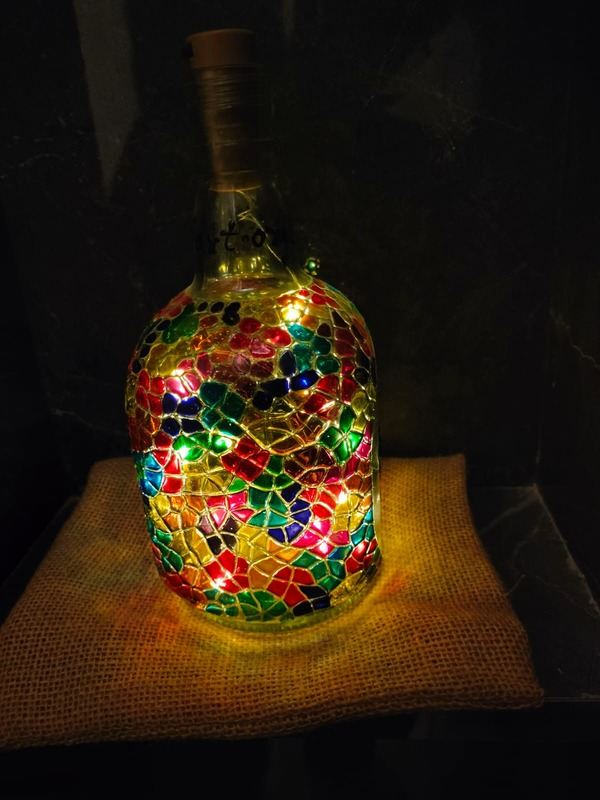
%> input picture computing1/lantern.jpg, 600 x 800 px
$ octave q1_2.m   (GNU Octave 9; MATLAB toolbox functions it lacks are replaced by stand-ins)
%> lines starting %> are read from the running program, lines starting %| are printed output that depends on the picture
% Step 1: Reading the .jpg image
jpgFileName = 'lantern.jpg';
image = imread(jpgFileName);
%> image is the input picture: size 800x600x3 uint8; mean R, G, B 43.6, 30.4, 15

% Step 2: Spliting the image into its color channels
redChannel = image;
greenChannel = image;
blueChannel = image;

% Step 3: Setting all channels except one to zero
redChannel(:, :, 2:3) = 0;  % Sets green and blue channels to zero
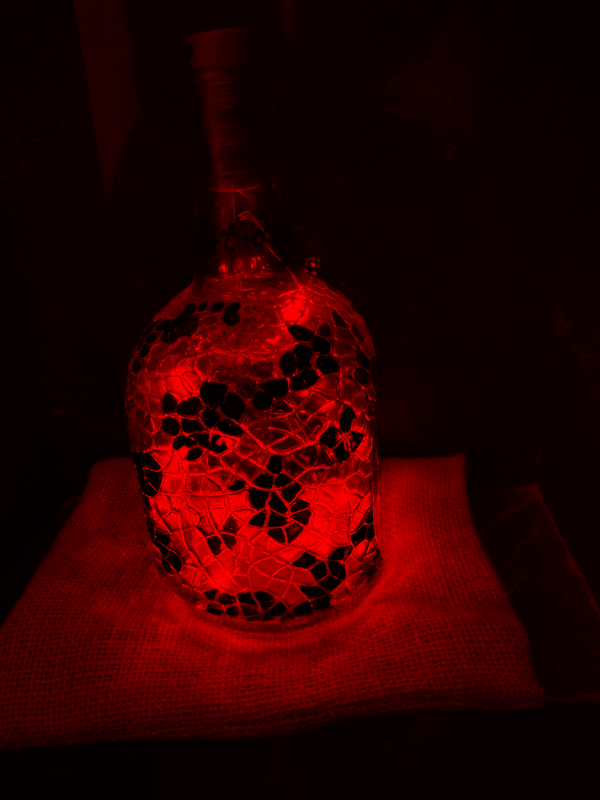
%> redChannel: size 800x600x3 uint8; mean R, G, B 43.6, 0, 0
greenChannel(:, :, [1, 3]) = 0;  % Sets red and blue channels to zero
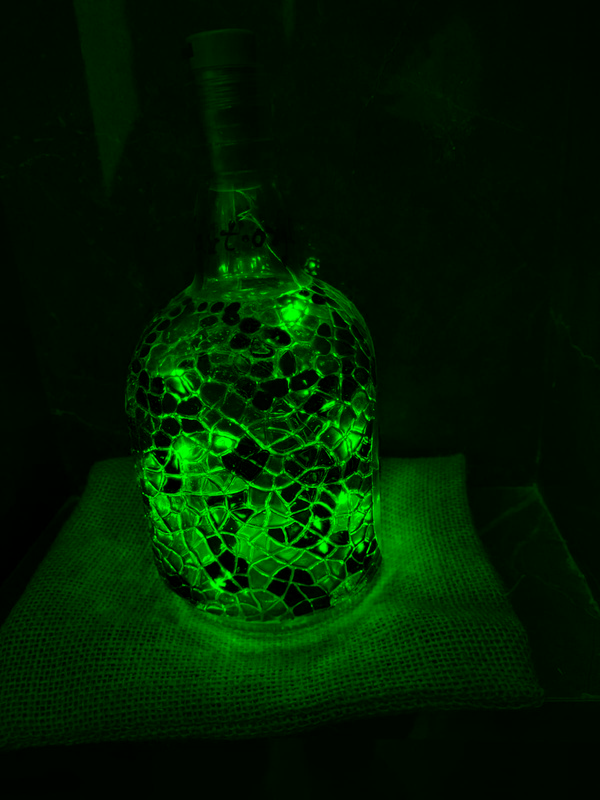
%> greenChannel: size 800x600x3 uint8; mean R, G, B 0, 30.4, 0
blueChannel(:, :, 1:2) = 0;  % Sets red and green channels to zero
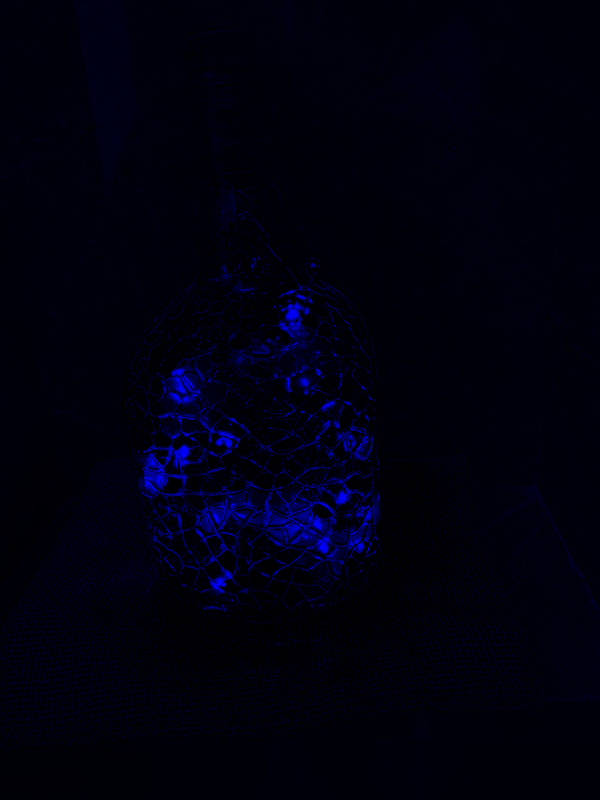
%> blueChannel: size 800x600x3 uint8; mean R, G, B 0, 0, 15

% Step 4: Displaying each channel one at a time
%subplot(1, 4, 1);
figure;
imshow(image);
title('Original Image');

%subplot(1, 4, 2);
figure;
imshow(redChannel);
title('Red Channel');

%subplot(1, 4, 3);
figure;
imshow(greenChannel);
title('Green Channel');

%subplot(1, 4, 4);
figure;
imshow(blueChannel);
title('Blue Channel');

%Observations: The image has only the Red/Green/Blue and Black colors. In
%my particular image, the blue component is present in least and therefore
%blue channel image is highly dark and green component is present in most
%amount making green channel image as the brightest.

$ run again, with computing1/literal-explosion-of-color.jpg copied over computing1/lantern.jpg
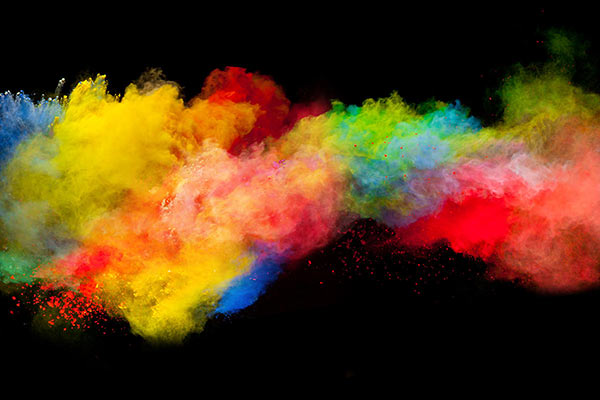
%> input picture computing1/literal-explosion-of-color.jpg, 600 x 400 px
%> image is the input picture: size 400x600x3 uint8; mean R, G, B 87.4, 57, 23.9
%> `greenChannel(:, :, [1, 3]) = 0;`:
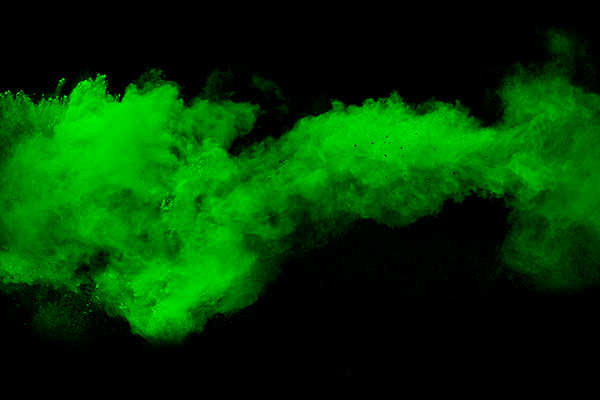
%> greenChannel: size 400x600x3 uint8; mean R, G, B 0, 57, 0
%> `blueChannel(:, :, 1:2) = 0;`:
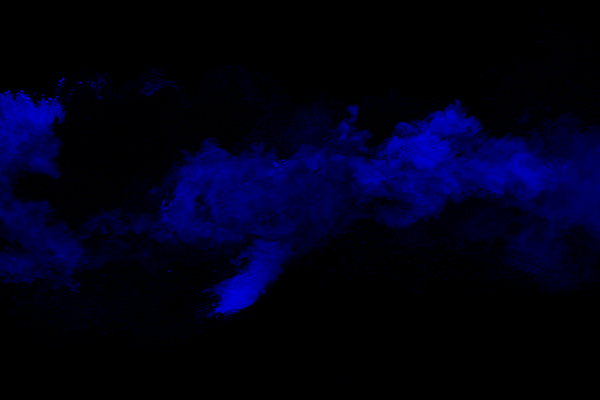
%> blueChannel: size 400x600x3 uint8; mean R, G, B 0, 0, 23.9

$ run again, with computing1/subimage.png saved as computing1/lantern.jpg
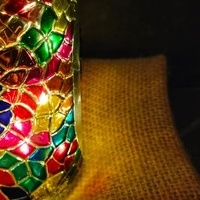
%> input picture computing1/subimage.png, 200 x 200 px
%> image is the input picture: size 200x200x3 uint8; mean R, G, B 95.7, 62.9, 23.4
%> `greenChannel(:, :, [1, 3]) = 0;`:
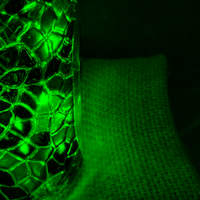
%> greenChannel: size 200x200x3 uint8; mean R, G, B 0, 62.9, 0
%> `blueChannel(:, :, 1:2) = 0;`:
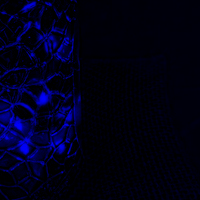
%> blueChannel: size 200x200x3 uint8; mean R, G, B 0, 0, 23.4
